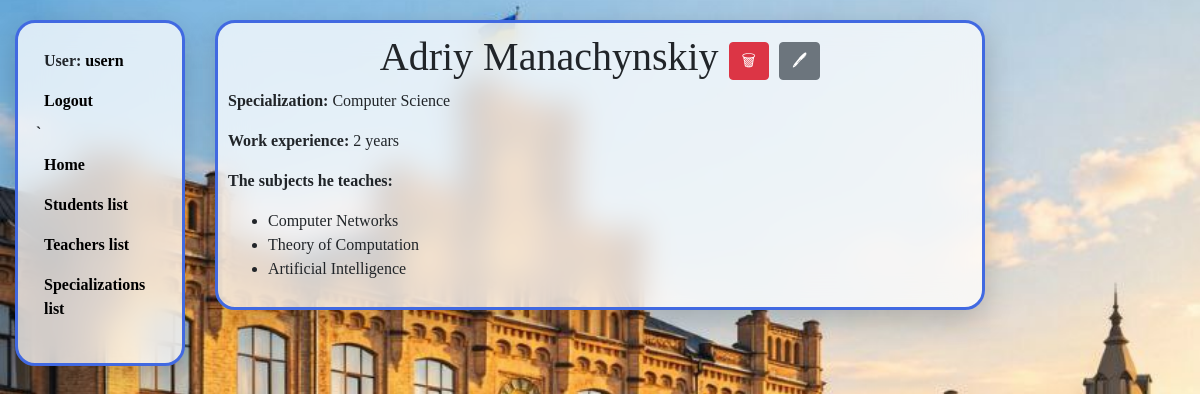
The app's page /teachers/6/ (signed in) with its own data.
### university_app/models.py (models this page shows, shortened)
class Student(AbstractUser):
    form_of_study_choices = [
        ("full_time", "Full-time"),
        ("part_time", "Part-time"),
        ("distance", "Distance-learning")
    ]
    faculty = models.ForeignKey(Faculty, on_delete=models.PROTECT, related_name="students_faculty", null=True)
    specialization = models.ForeignKey(Specialization, on_delete=models.PROTECT, related_name="students_specialization", null=True)
    form_of_study = models.CharField(max_length=255, choices=form_of_study_choices)
    current_rating = models.PositiveIntegerField(default=0, validators=[MinValueValidator(1), MaxValueValidator(100)])
    group = models.ForeignKey("Group", on_delete=models.PROTECT, related_name="students_group", null=True)
    class Meta:
        ordering = ["id"]

class Teacher(models.Model):
    name = models.CharField(max_length=255)
    surname = models.CharField(max_length=255)
    specialization = models.ForeignKey(Specialization, on_delete=models.PROTECT, related_name="teachers_specialization")
    subjects = models.ManyToManyField(Subject, related_name="teachers", blank=True)
    work_experience = models.PositiveIntegerField(default=0)

class Specialization(models.Model):
    name = models.CharField(max_length=255)
    educational_program = models.CharField(max_length=255)
    subjects = models.ManyToManyField("Subject", related_name="specializations_subjects")
    faculty = models.ForeignKey(Faculty, on_delete=models.PROTECT, related_name="specializations_faculty")
    class Meta:
        ordering = ["id"]

class Subject(models.Model):
    name = models.CharField(max_length=255)
    class Meta:
        ordering = ["id"]

### university_app/views.py (the view)
# urls.py: path("teachers/<int:pk>/", TeacherDetailView.as_view(), name="teacher-detail"),
class TeacherDetailView(LoginRequiredMixin, generic.DetailView):
    model = Teacher

### university_app/context_processors.py (called while the page is built)
def cfg_assets_root(request):
    return { 'ASSETS_ROOT' : settings.ASSETS_ROOT }

### templates/university_app/teacher_detail.html
{% extends "base.html" %}
{% block body_class %}
  other_pages_image
{% endblock %}
{% block content %}
  <div class="background divv">
    <h1 class="text1">{{ teacher.name }} {{ teacher.surname }}
      <a href="{% url "university_app:teacher-delete" pk=teacher.id %}" class="btn btn-danger">
        🗑
      </a>
      <a href="{% url "university_app:teacher-update" pk=teacher.id %}" class="btn btn-secondary">
        🖊
      </a>
    </h1>
    <p><strong>Specialization:</strong> {{ teacher.specialization.name }}</p>
    <p><strong>Work experience:</strong> {{ teacher.work_experience }} year{{ teacher.work_experience|pluralize }}</p>
    <p><strong>The subjects he teaches:</strong></p>
    <ul>
      {% for subject in teacher.subjects.all %}
        <li>{{ subject.name }}</li>
      {% endfor %}
    </ul>
  </div>
{% endblock %}

### templates/includes/sidebar.html
<div class="background">
  <ul class="item1">
    <li class="item1">User: <a href="{{ user.get_absolute_url }}" class="text2">{{ user.get_username }}</></li>
    <li class="item1"><a href="{% url "university_app:login" %}" class="text2">Logout</a></li>
`
    <br>
    <li class="item1"><a href="{% url 'university_app:index' %}" class="text2">Home</a></li>
    <li class="item1"><a href="{% url 'university_app:students-list' %}" class="text2">Students list</a></li>
    <li class="item1"><a href="{% url 'university_app:teachers-list' %}" class="text2">Teachers list</a></li>
    <li class="item1"><a href="{% url 'university_app:specializations-list' %}" class="text2">Specializations list</a></li>
  </ul>
</div>

### static/css/styles.css (style rules this page uses)
.other_pages_image { background-image: url("../images/5289804339234938364 (1).jpg"); background-size: cover; background-repeat: no-repeat; background-position: center 55%; background-attachment: fixed; min-height: 100vh; }
.background { background: rgba(255, 255, 255, 0.75); backdrop-filter: blur(15px); border: 3px solid royalblue; margin-top: 20px; padding: 10px; border-radius: 20px; box-shadow: 0 10px 30px rgba(0,0,0,0.2); }
.text1 { text-align: center; }
.divv { padding-left: 10px; font-family: 'Merriweather', 'Times New Roman', serif; }
.text2 { color: black; font-weight: bold; font-family: 'Merriweather', 'Times New Roman', serif; }
.item1 { display: block; font-weight: bold; padding: 8px 12px 8px 8px; list-style: none; text-align: left; font-family: 'Merriweather', 'Times New Roman', serif; }

### records on screen
Student: get_username "usern"
Teacher: name "Adriy", surname "Manachynskiy", specialization.name "Computer Science", work_experience "2"
Subject: name "Computer Networks"
Subject: name "Theory of Computation"
Subject: name "Artificial Intelligence"
